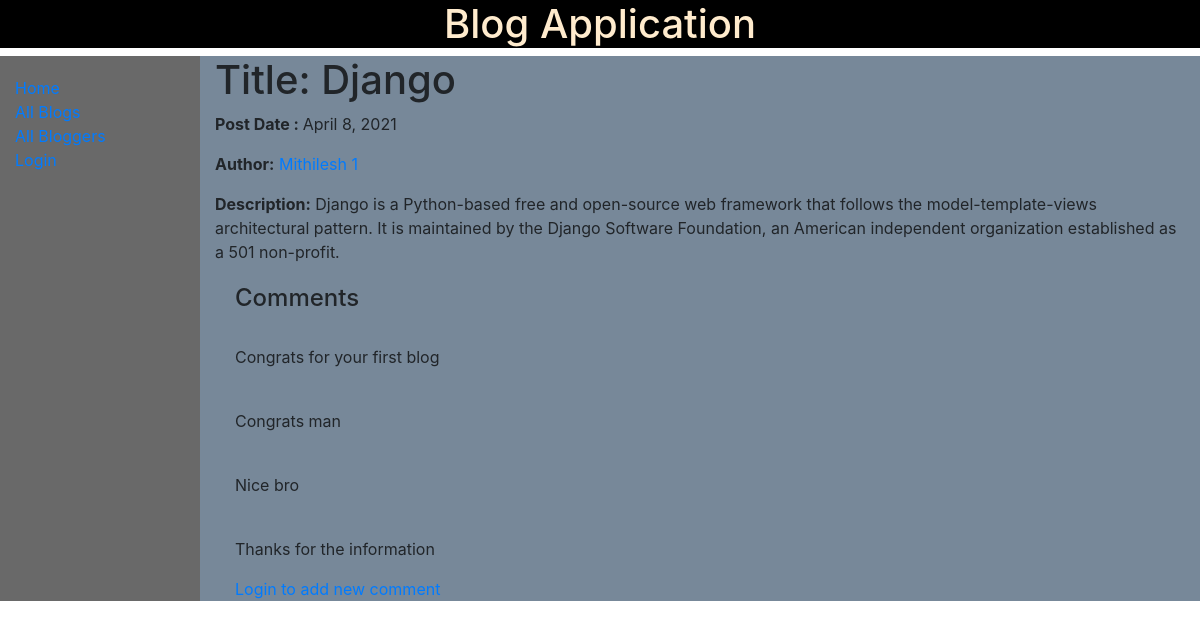
/blog/blogs/1, run on the app's committed database.
### blog/models.py (models this page shows, shortened)
class Blog(models.Model):
    title = models.CharField(max_length=200, null=False, blank=False)
    post_date = models.DateField(null=False, blank=False)
    blogger = models.ForeignKey('Blogger', on_delete=models.SET_NULL, null=True)
    description = models.CharField(max_length=500, null=False, blank=False)

class Blogger(models.Model):
    name = models.CharField(max_length=200, null=False, blank=False)
    bio = models.CharField(max_length=500, null=False, blank=False)
    def get_absolute_url(self):
        return reverse('blogger-detail', args=[str(self.id)])

class Comment(models.Model):
    blog = models.ForeignKey('Blog', on_delete=models.SET_NULL, null=True)
    description = models.CharField(max_length=300, null=False, blank=False)
    def __str__(self):
        return self.description

### blog/views.py (the view)
# urls.py: path('blogs/<int:pk>', views.BlogDetailView.as_view(), name='blog-detail'),
class BlogDetailView(generic.DetailView):
    model = Blog

### blog/templates/blog/blog_detail.html
{% extends "base_generic.html" %}
{% block content %}
  <h1>Title: {{ blog.title }}</h1>
  <p><strong>Post Date : </strong>{{ blog.post_date }}</p>
  <p><strong>Author:</strong> <a href="{{ blog.blogger.get_absolute_url }}">{{ blog.blogger.name }}</a></p>
  <p><strong>Description:</strong> {{ blog.description }}</p>
   <div style="margin-left:20px;margin-top:20px">
    <h4>Comments</h4>
    {% if blog.comment_set.all %}
    {% for comment in blog.comment_set.all %}
      <br>
      <p>{{ comment }}</p>
    {% endfor %}
       {% else %}
       <p>No Comments for this blog</p>
       {% endif %}
       {% if user.is_authenticated %}
            <a href="{% url 'comment' blog.id %}">Add a new comment</a>
       {% else %}
       <a href="{% url 'login' %}?next={{request.path}}">Login to add new comment</a>
       {% endif %}
  </div>
{% endblock %}

### data on the page
Blog: title "Django", post_date "April 8, 2021", blogger.name "Mithilesh 1", description "Django is a Python-based free and open-source web framework that follows the model-template-views architectural pattern. It is maintained by the Django Software Foundation, an American independent organization established as a 501 non-profit."
Comment: description "Congrats for your first blog"
Comment: description "Congrats man"
Comment: description "Nice bro"
Comment: description "Thanks for the information"
